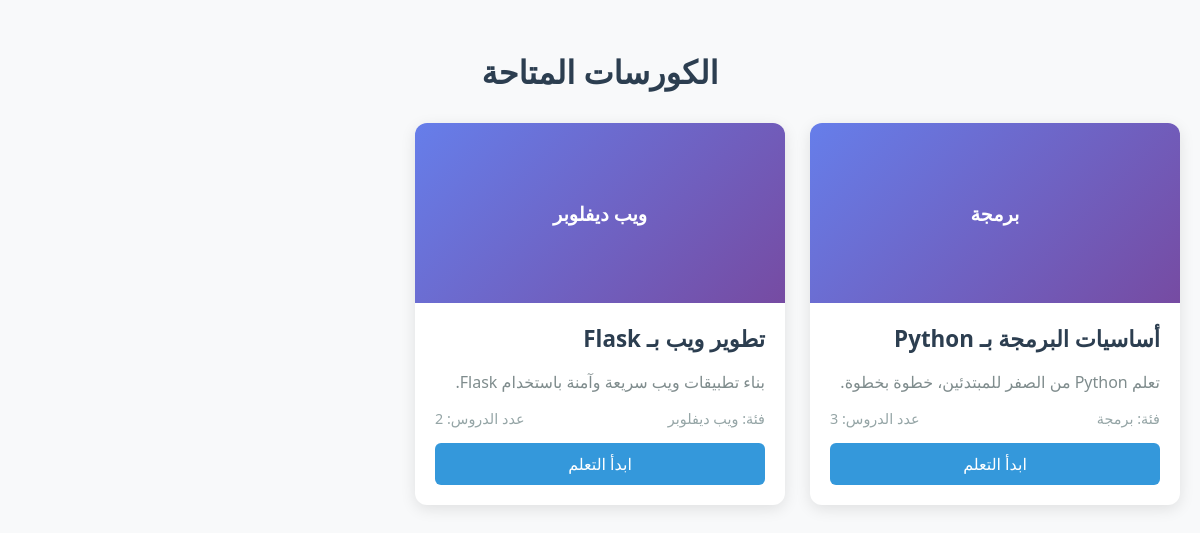
Screenshot of /courses with the database file from the repository.
### app.py (models this page shows, shortened)
class Course(db.Model):
    id = db.Column(db.Integer, primary_key=True)
    title = db.Column(db.String(200), nullable=False)
    description = db.Column(db.Text, nullable=False)
    category = db.Column(db.String(100))
    html_file = db.Column(db.String(255))
    created_at = db.Column(db.DateTime, default=datetime.utcnow)
    lessons = db.relationship('Lesson', backref='course', lazy='dynamic')

### app.py (the view)
@app.route('/courses')
def courses():
    all_courses = Course.query.all()
    return render_template('courses.html', courses=all_courses)

### templates/courses.html (shortened to what this page needs)
<!DOCTYPE html>
<html lang="ar" dir="rtl">
<head>
</head>
<body>
    <h1>الكورسات المتاحة</h1>
    {% if courses %}
        <div class="courses-grid">
            {% for course in courses %}
                <a href="#" class="course-card">
                    <div class="course-img">
                        {{ course.category | upper }}
                    </div>
                    <div class="course-content">
                        <h2 class="course-title">{{ course.title }}</h2>
                        <p class="course-desc">{{ course.description | truncate(120) }}</p>
                        <div class="course-meta">
                            <span>فئة: {{ course.category }}</span>
                            <span>عدد الدروس: {{ course.lessons.count() }}</span>
                        </div>
                        <div class="btn">ابدأ التعلم</div>
                    </div>
                </a>
            {% endfor %}
        </div>
    {% else %}
        <p style="text-align:center; font-size:1.2rem; color:#7f8c8d;">
            لا توجد كورسات متاحة حاليًا 😔
        </p>
    {% endif %}
</body>
</html>

### templates/courses.html (style rules this page uses)
body { font-family: 'Segoe UI', sans-serif; background: #f8f9fa; margin: 0; padding: 20px; }
h1 { text-align: center; color: #2c3e50; margin: 30px 0; }
.courses-grid { display: grid; grid-template-columns: repeat(auto-fill, minmax(300px, 1fr)); gap: 25px; max-width: 1200px; margin: 0 auto; }
.course-card { background: white; border-radius: 12px; overflow: hidden; box-shadow: 0 4px 15px rgba(0,0,0,0.1); transition: transform 0.3s, box-shadow 0.3s; text-decoration: none; color: inherit; }
.course-img { height: 180px; background: linear-gradient(135deg, #667eea, #764ba2); display: flex; align-items: center; justify-content: center; color: white; font-size: 1.2rem; font-weight: bold; text-align: center; }
.course-content { padding: 20px; }
.course-title { font-size: 1.4rem; margin: 0 0 10px; color: #2c3e50; }
.course-desc { color: #7f8c8d; font-size: 1rem; line-height: 1.5; margin-bottom: 15px; }
.course-meta { display: flex; justify-content: space-between; font-size: 0.9rem; color: #95a5a6; }
.btn { display: block; margin-top: 15px; padding: 10px; background: #3498db; color: white; text-align: center; border-radius: 6px; text-decoration: none; }

### rows the page displays
Course: category "برمجة", title "أساسيات البرمجة بـ Python", description "تعلم Python من الصفر للمبتدئين، خطوة بخطوة.", lessons.count "3"
Course: category "ويب ديفلوبر", title "تطوير ويب بـ Flask", description "بناء تطبيقات ويب سريعة وآمنة باستخدام Flask.", lessons.count "2"
